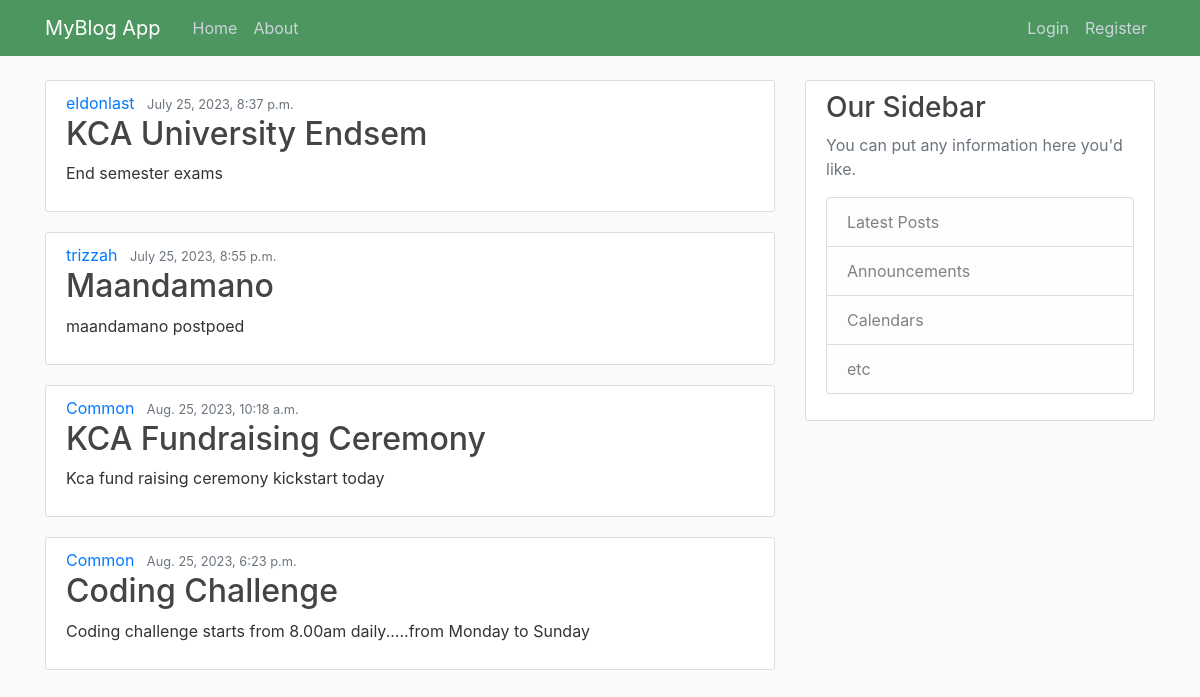
The app's page /, older data.
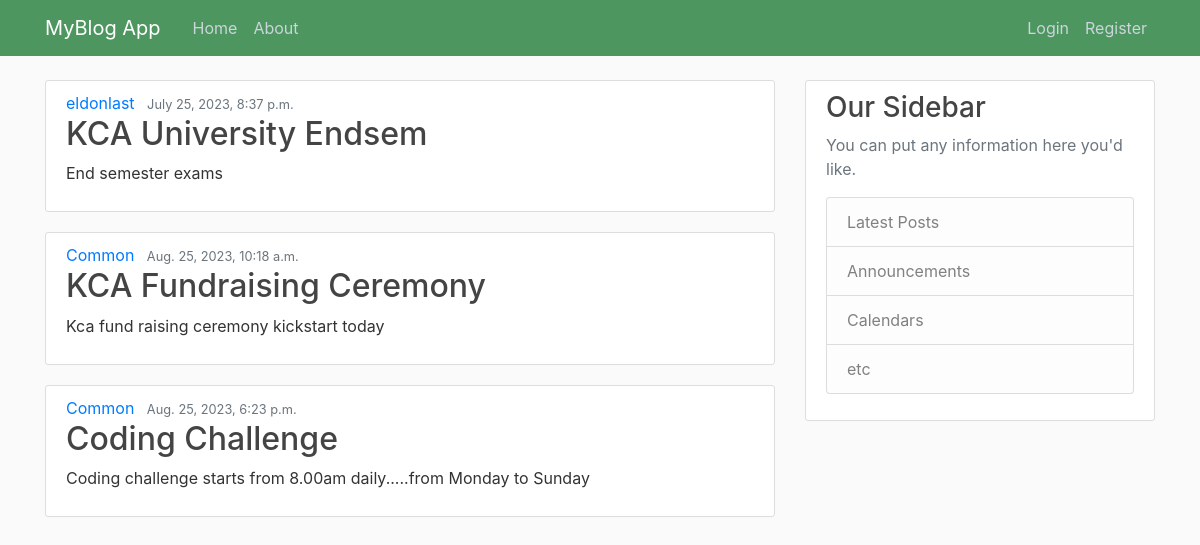
The same page, newer data.
### blogg/models.py (models this page shows, shortened)
class Post(models.Model):
    title=models.CharField(max_length=100)
    content= models.TextField()
    date_posted= models.DateTimeField(default=timezone.now)
    author= models.ForeignKey(User, on_delete=models.CASCADE)

### blogg/views.py (the view)
# urls.py: 2. Add a URL to urlpatterns:  path('', views.home, name='home')
def home(request):
    context={
        'posts':Post.objects.all()
    }
    return render(request, 'blogg/home.html',context)

### blogg/templates/blogg/home.html
{% extends "blogg/base.html"%}
{% block content %}
  {% for post in posts %}
  <article class="media content-section">
    <div class="media-body">
      <div class="article-metadata">
        <a class="mr-2" href="#">{{ post.author }}</a>
        <small class="text-muted">{{ post.date_posted }}</small>
      </div>
      <h2><a class="article-title" href="#">{{ post.title }}</a></h2>
      <p class="article-content">{{ post.content }}</p>
    </div>
  </article>
  {% endfor %}
  {% endblock content %}

### blogg/templates/blogg/base.html (shortened to what this page needs)
{% load static %}
<!DOCTYPE html>
<html>
    <head>
    <link rel="stylesheet" href="https://cdn.jsdelivr.net/npm/bootstrap@4.1.3/dist/css/bootstrap.min.css">
</head>
<header class="site-header">
  <nav class="navbar navbar-expand-md navbar-dark bg-steel fixed-top">
    <div class="container">
      <a class="navbar-brand mr-4" href="/">MyBlog App</a>
      <div class="collapse navbar-collapse" id="navbarToggle">
        <div class="navbar-nav mr-auto">
          <a class="nav-item nav-link" href="/">Home</a>
          <a class="nav-item nav-link" href="/about">About</a>
        </div>
        <div class="navbar-nav">
          {% if user.is_authenticated %}
          <a class="nav-item nav-link" href="{% url 'profile' %}">profile</a>
          <a class="nav-item nav-link" href="{% url 'logout' %}">Logout</a>
          {% else %}
          <a class="nav-item nav-link" href="{% url 'Login' %}">Login</a>
          <a class="nav-item nav-link" href="{% url 'register' %}">Register</a>
          {% endif %}
        </div>
      </div>
    </div>
  </nav>
</header>
<main role="main" class="container">
  <div class="row">
    <div class="col-md-8">
      {% block content %}{% endblock %}
    </div>
    <div class="col-md-4">
      <div class="content-section">
        <h3>Our Sidebar</h3>
        <p class='text-muted'>You can put any information here you'd like.
          <ul class="list-group">
            <li class="list-group-item list-group-item-light">Latest Posts</li>
            <li class="list-group-item list-group-item-light">Announcements</li>
            <li class="list-group-item list-group-item-light">Calendars</li>
            <li class="list-group-item list-group-item-light">etc</li>
          </ul>
        </p>
      </div>
    </div>
  </div>
</main>
    </body>
</html>

### blogg/templates/blogg/base.html (style rules this page uses)
h1, h2, h3, h4, h5, h6 { color: #444444; }
ul { margin: 0; }
.bg-steel { background-color: #4d965f; }
.site-header .navbar-nav .nav-link { color: #cbd5db; }
.content-section { background: #ffffff; padding: 10px 20px; border: 1px solid #dddddd; border-radius: 3px; margin-bottom: 20px; }
.article-title { color: #444444; }
.article-content { white-space: pre-line; }

Row changes from the older to the newer data that the page shows:
removed Post: author "trizzah", date_posted "July 25, 2023, 8:55 p.m.", title "Maandamano", content "maandamano postpoed"
